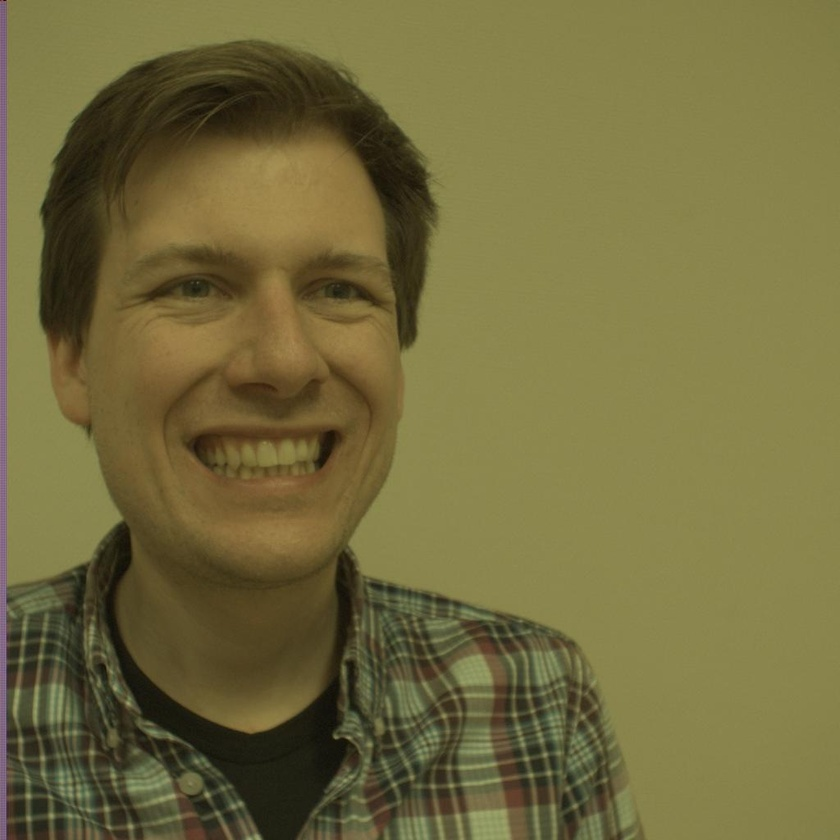
#> input picture SubjectPictures/subject1/subject1Left/subject1_Left_1.jpg, 840 x 840 px, shrunk from 1024 x 1024 before the run, found by its file name
$ python 'Color and Brightness.py'
#> lines starting #> are read from the running program, lines starting #| are printed output that depends on the picture; after the words box and inside, x2 and y2 are one past the last pixel; in counts of white or black regions, pixels touching at a corner belong together
#> further down, image1 is the input picture: shape (840, 840, 3); mean B, G, R 62.1, 107.6, 115.2
import cv2
import numpy as np
import glob

def color_normalization(image, target_mean=128, target_std=50):     # Normalize the colors
    # Split the image into its color channels
#> called with target_mean = 128, target_std = 50
    channels = cv2.split(image)

    # For each channel, normalize with respect to mean and standard deviation
    normalized_channels = []
    for channel in channels:
        # Calculate the mean and standard deviation of the channel
        mean, std = cv2.meanStdDev(channel)
        normalized_channel = (channel - mean[0][0]) / (std[0][0] + 1e-6) * target_std + target_mean
        normalized_channel = np.clip(normalized_channel, 0, 255).astype(np.uint8)
        normalized_channels.append(normalized_channel)
#> this loop made 3 passes
#> (mean, std) on passes 1 to 3: ([62.06], [21.4]), ([107.6], [33.29]), ([115.2], [33.11])
#> pass 1, in color_normalization, `normalized_channel = np.clip(normalized_channel, 0, 255).astype(np.uin..`:
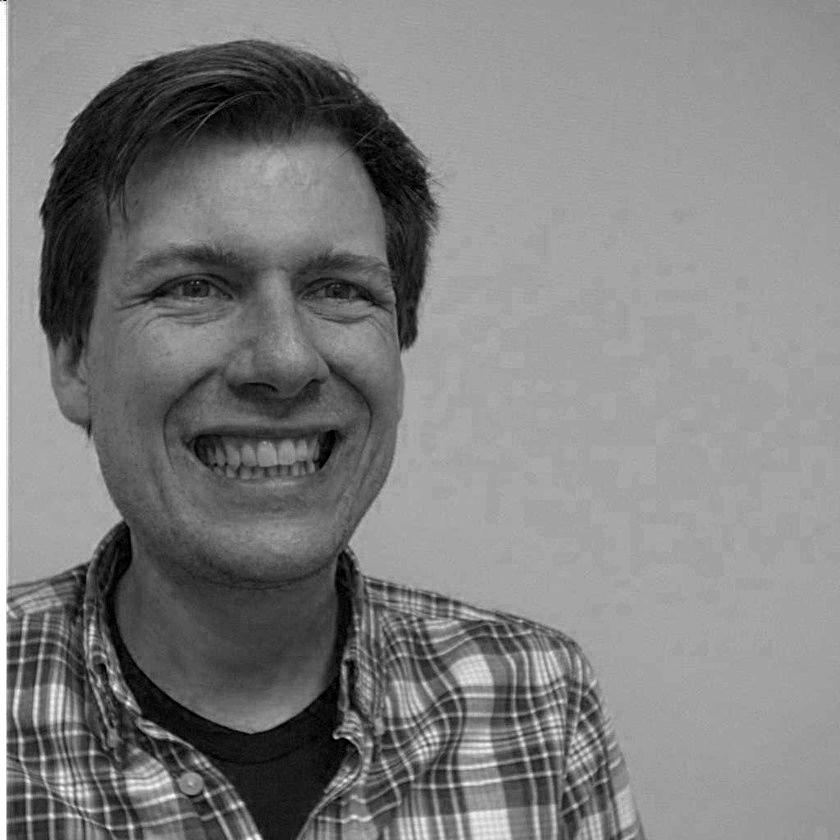
#> normalized_channel: shape (840, 840); min 0, max 255, mean 127.2
#> after the loop, normalized_channels = 3 items

    normalized_image = cv2.merge(normalized_channels)
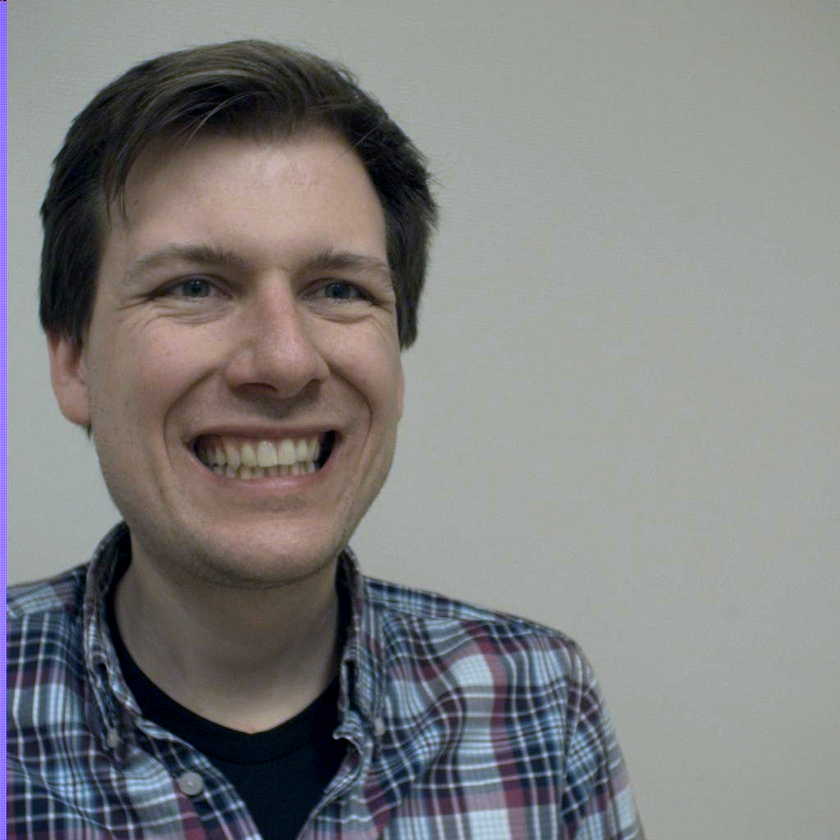
#> normalized_image: shape (840, 840, 3); mean of channels 0, 1, 2 127.2, 127.6, 127.5; drawn as B, G, R

    return normalized_image

# Load images
image1 = cv2.imread('IPCV\SubjectPictures\subject1\subject1Left\subject1_Left_1.jpg')

# Apply global color normalization
normalized_image = color_normalization(image1)

# Save or display the normalized image
cv2.imwrite("IPCV/SubjectPictures/ColorNormalized/subject1/subject1Left/test.jpg", normalized_image)
cv2.imshow('Normalized Image', normalized_image)
cv2.waitKey(0)
cv2.destroyAllWindows()


def remove_background(image):
    gray = cv2.cvtColor(image, cv2.COLOR_BGR2GRAY)
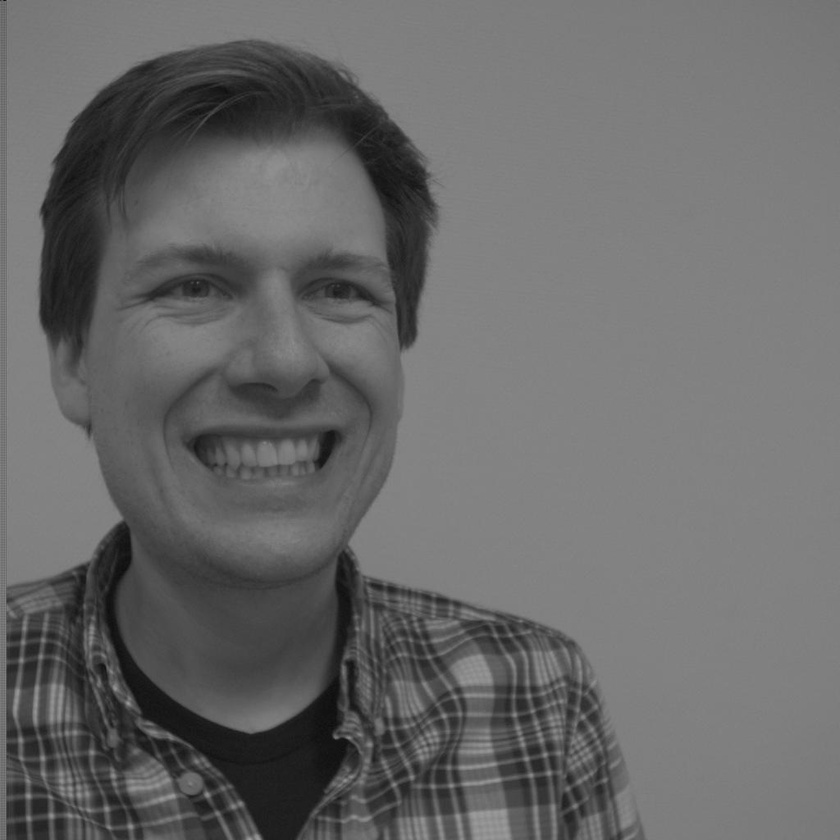
#> gray: shape (840, 840); min 13, max 159, mean 104.7
    edges = cv2.Canny(gray, threshold1=25, threshold2=65)
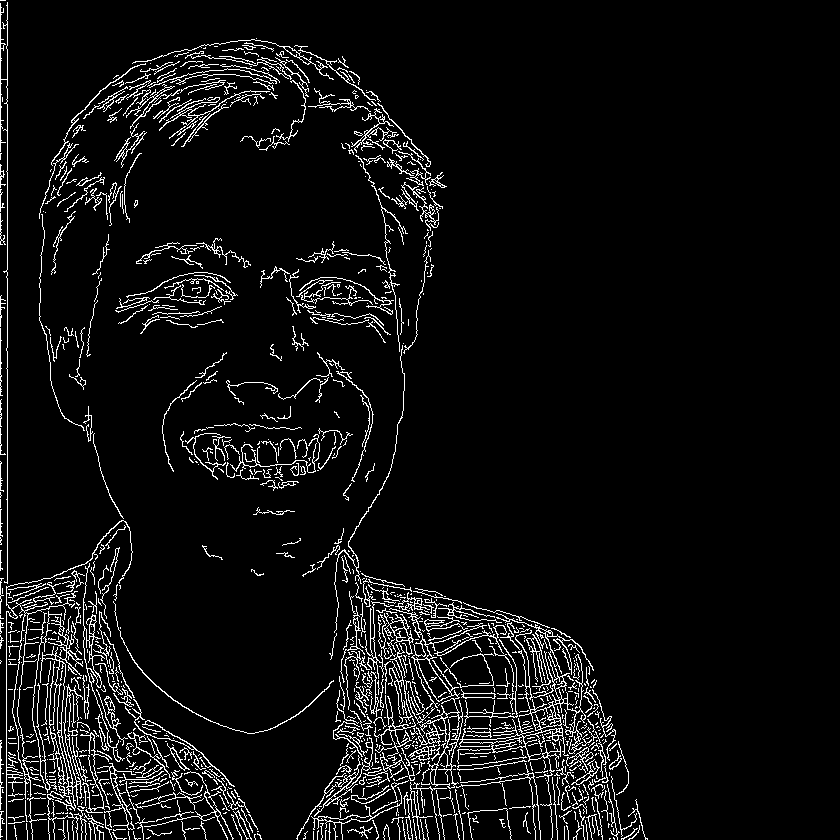
#> edges: shape (840, 840); 5.9% white in thin lines or dots, all inside (x1, y1, x2, y2) = (0, 0, 648, 840)
    kernel = np.ones((11, 11), np.uint8)
    edges_dilated = cv2.dilate(edges, kernel, iterations=2)
#> edges_dilated: shape (840, 840); 40% white; 2 white regions, box (x1, y1, x2, y2) and area: (0, 0, 658, 840) 281123, (192, 535, 233, 570) 1168
    edges_eroded = cv2.erode(edges_dilated, kernel, iterations=1)
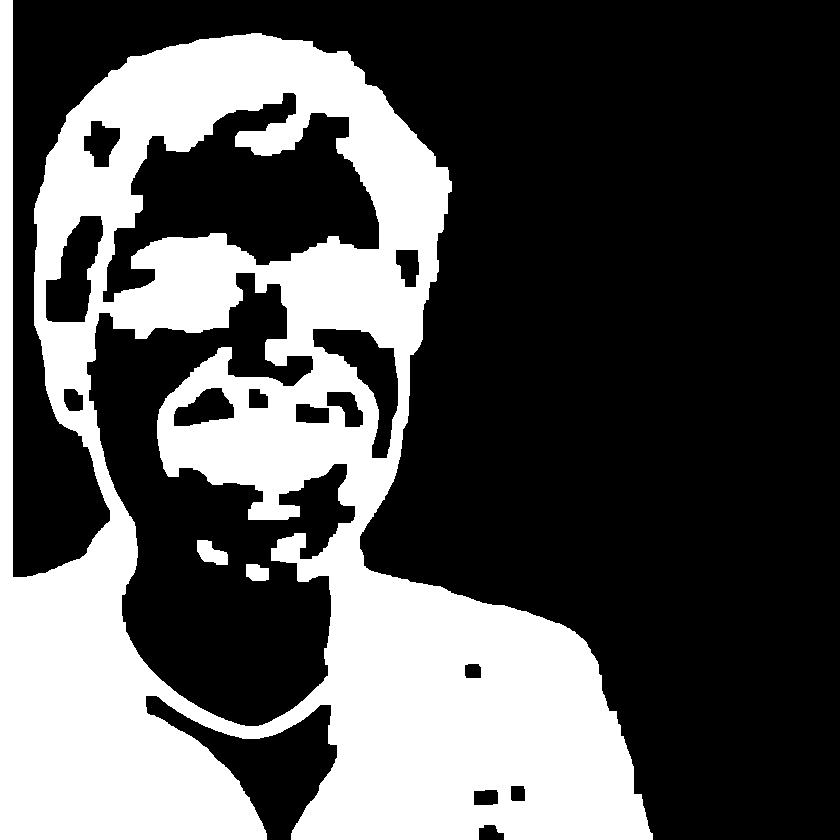
#> edges_eroded: shape (840, 840); 33.4% white; 3 white regions
    contours, _ = cv2.findContours(edges_eroded, cv2.RETR_EXTERNAL, cv2.CHAIN_APPROX_SIMPLE)
#> contours = 1 contour; box (x1, y1, x2, y2) and area: (0, 0, 653, 840) 334056
    mask = np.zeros_like(gray)
    cv2.drawContours(mask, contours, -1, (255), thickness=cv2.FILLED)
#> mask: shape (840, 840); 47.7% white; 1 white region, box (x1, y1, x2, y2) and area: (0, 0, 653, 840) 336270
    result = cv2.bitwise_and(image, image, mask=mask)
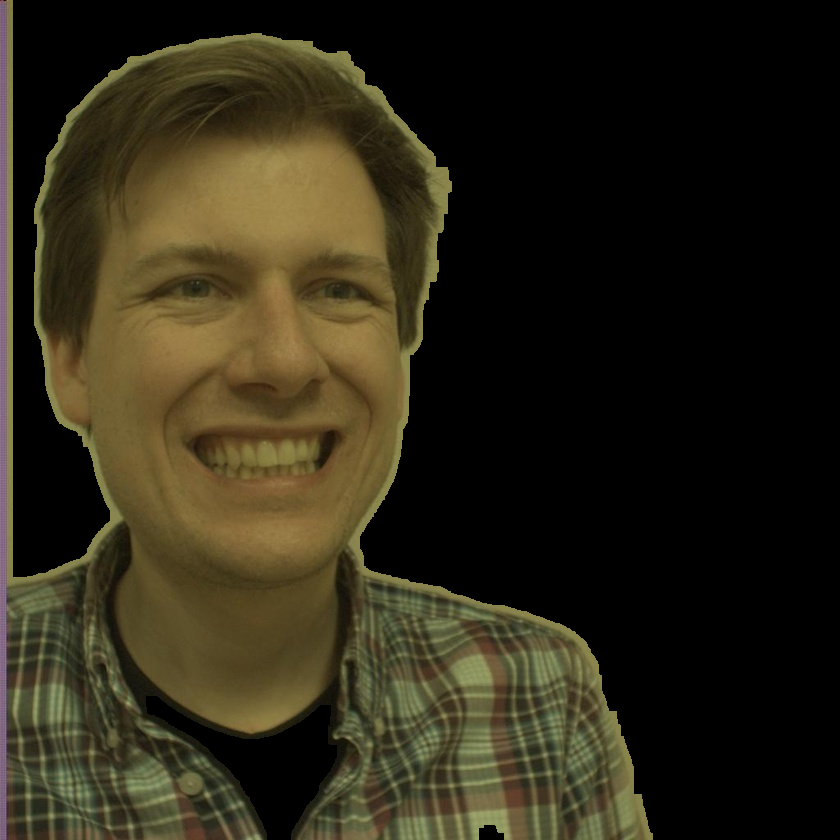
#> result: shape (840, 840, 3); mean B, G, R 22.9, 39.7, 44.9
    return result

# Load an image (replace with the path to your 3D surface mesh image)
image = cv2.imread('IPCV\SubjectPictures\subject1\subject1Left\subject1_Left_1.jpg')

# Remove background
foreground = remove_background(image)

# Save or display the result
cv2.imwrite("IPCV/SubjectPictures/ColorNormalized/subject1/subject1Left/test_bg.jpg", foreground)
cv2.imshow('Foreground', foreground)
cv2.waitKey(0)
cv2.destroyAllWindows()
